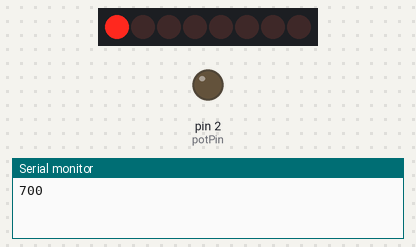
The sketch below on a simulated Arduino Uno, built with avr-gcc and run on an emulated ATmega328P. On the bench: 8 shift-register outputs drawn as a row of LEDs (first output left, lit = HIGH), output pins drawn as LEDs (lit = HIGH), the last lines printed to the serial monitor. Wiring (inferred from the names in the program): shift register (74HC595): data pin 10; shift clock pin 9; latch pin 8. Wiring (inferred from the signals the program sends): row of LEDs: on Q0, Q1, Q2, Q3, Q4, Q5, Q6, Q7. Pins used as bus, display or sensor lines are not drawn.

Above: at 0.15 s.
At 1.09 s:
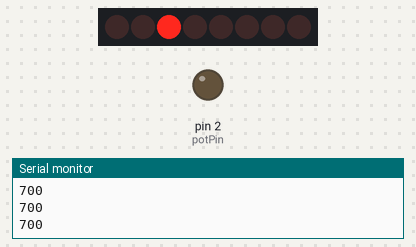
At 2.66 s:
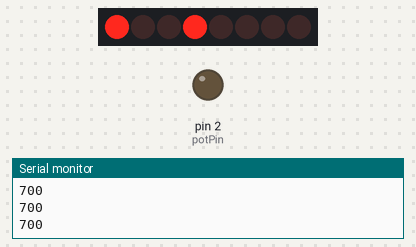
Timing chart, 0 to 3.0 s (numbered marks = the images above):
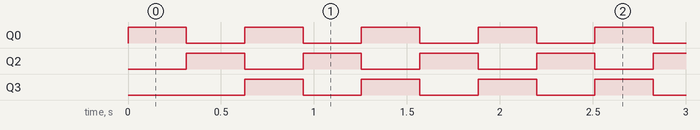

Measured:
- by itself, Q0, Q2, Q3: alternates HIGH for 0.31 s and LOW for 0.31 s

The sketch:

Shift_Register_RAW.ino
```cpp
/*
This sketch controls a 28BYJ-48 stepper motor via a shift register.

For details on usage, wiring, etc. see link below.
http://projectsfromtech.blogspot.com/2014/03/arduino-shift-register-stepper-motor.html

Last Edited: 3/1/2014
by Matthew https://projectsfromtech.blogspot.com

Thanks to DrLuke from http://bildr.org/2011/02/74hc595/
for Shift Register Control code
*/

int SER_Pin = 10;   //pin 14 on the 75HC595
int RCLK_Pin = 8;  //pin 12 on the 75HC595
int SRCLK_Pin = 9; //pin 11 on the 75HC595

//How many of the shift registers - change this
#define number_of_74hc595s 1

//do not touch
#define numOfRegisterPins number_of_74hc595s * 8

boolean registers[numOfRegisterPins];


//set all register pins to LOW
void clearRegisters(){
  for(int i = numOfRegisterPins - 1; i >=  0; i--){
     registers[i] = LOW;
  }
}


//Set and display registers
//Only call AFTER all values are set how you would like (slow otherwise)
void writeRegisters(){

  digitalWrite(RCLK_Pin, LOW);

  for(int i = numOfRegisterPins - 1; i >=  0; i--){
    digitalWrite(SRCLK_Pin, LOW);

    int val = registers[i];

    digitalWrite(SER_Pin, val);
    digitalWrite(SRCLK_Pin, HIGH);

  }
  digitalWrite(RCLK_Pin, HIGH);

}

//set an individual pin HIGH or LOW
void setRegisterPin(int index, int value){
  registers[index] = value;
}

////////////////////////////////////////////////////////////////////
//declare variables for the motor pins
int motorPin1 = 0;	// Blue   - 28BYJ48 pin 1
int motorPin2 = 1;	// Pink   - 28BYJ48 pin 2
int motorPin3 = 2;	// Yellow - 28BYJ48 pin 3
int motorPin4 = 3;	// Orange - 28BYJ48 pin 4
                        // Red    - 28BYJ48 pin 5 (VCC)

int motorSpeed = 0;     //variable to set stepper speed
const int potPin = 2; 	//potentiometer connected to A2
int potValue = 0; 	//variable to read A0 input


//////////////////////////////////////////////////////////////////////////////
void setup() {

  Serial.begin(9600);

  pinMode(SER_Pin, OUTPUT);
  pinMode(RCLK_Pin, OUTPUT);
  pinMode(SRCLK_Pin, OUTPUT);
pinMode(potPin, OUTPUT);

  //reset all register pins
  clearRegisters();
  writeRegisters();


}

//////////////////////////////////////////////////////////////////////////////
void loop(){

  potValue = 700;//analogRead(potPin);     // read the value of the potentiometer
  Serial.println(potValue);          // View full range from 0 - 1024 in Serial Monitor
  if (potValue < 535){               // if potentiometer reads 0 to 535 do this
    motorSpeed = (potValue/15 + 5);  //scale potValue to be useful for motor
    clockwise();                     //go to the ccw rotation function
  }
  else {                             //value of the potentiometer is 512 - 1024
    motorSpeed = ((1024-potValue)/15 + 5); //scale potValue for motor speed
    counterclockwise(); //go the the cw rotation function
  }


}

//////////////////////////////////////////////////////////////////////////////
//set pins to ULN2003 high in sequence from 1 to 4
//delay "motorSpeed" between each pin setting (to determine speed)

void counterclockwise (){
  // 1
  setRegisterPin(motorPin1, HIGH);
  setRegisterPin(motorPin2, LOW);
  setRegisterPin(motorPin3, LOW);
  setRegisterPin(motorPin4, LOW);
  writeRegisters();
  delay(motorSpeed);
  // 2
  setRegisterPin(motorPin1, HIGH);
  setRegisterPin(motorPin2, HIGH);
  setRegisterPin(motorPin3, LOW);
  setRegisterPin(motorPin4, LOW);
  writeRegisters();
  delay (motorSpeed);
  // 3
  setRegisterPin(motorPin1, LOW);
  setRegisterPin(motorPin2, HIGH);
  setRegisterPin(motorPin3, LOW);
  setRegisterPin(motorPin4, LOW);
  writeRegisters();
  delay(motorSpeed);
  // 4
  setRegisterPin(motorPin1, LOW);
  setRegisterPin(motorPin2, HIGH);
  setRegisterPin(motorPin3, HIGH);
  setRegisterPin(motorPin4, LOW);
  writeRegisters();
  delay(motorSpeed);
  // 5
  setRegisterPin(motorPin1, LOW);
  setRegisterPin(motorPin2, LOW);
  setRegisterPin(motorPin3, HIGH);
  setRegisterPin(motorPin4, LOW);
  writeRegisters();
  delay(motorSpeed);
  // 6
  setRegisterPin(motorPin1, LOW);
  setRegisterPin(motorPin2, LOW);
  setRegisterPin(motorPin3, HIGH);
  setRegisterPin(motorPin4, HIGH);
  writeRegisters();
  delay (motorSpeed);
  // 7
  setRegisterPin(motorPin1, LOW);
  setRegisterPin(motorPin2, LOW);
  setRegisterPin(motorPin3, LOW);
  setRegisterPin(motorPin4, HIGH);
  writeRegisters();
  delay(motorSpeed);
  // 8
  setRegisterPin(motorPin1, HIGH);
  setRegisterPin(motorPin2, LOW);
  setRegisterPin(motorPin3, LOW);
  setRegisterPin(motorPin4, HIGH);
  writeRegisters();
  delay(motorSpeed);
}

//////////////////////////////////////////////////////////////////////////////
//set pins to ULN2003 high in sequence from 4 to 1
//delay "motorSpeed" between each pin setting (to determine speed)

void clockwise(){
  // 1
  setRegisterPin(motorPin4, HIGH);
  setRegisterPin(motorPin3, LOW);
  setRegisterPin(motorPin2, LOW);
  setRegisterPin(motorPin1, LOW);
  writeRegisters();
  delay(motorSpeed);
  // 2
  setRegisterPin(motorPin4, HIGH);
  setRegisterPin(motorPin3, HIGH);
  setRegisterPin(motorPin2, LOW);
  setRegisterPin(motorPin1, LOW);
  writeRegisters();
  delay (motorSpeed);
  // 3
  setRegisterPin(motorPin4, LOW);
  setRegisterPin(motorPin3, HIGH);
  setRegisterPin(motorPin2, LOW);
  setRegisterPin(motorPin1, LOW);
  writeRegisters();
  delay(motorSpeed);
  // 4
  setRegisterPin(motorPin4, LOW);
  setRegisterPin(motorPin3, HIGH);
  setRegisterPin(motorPin2, HIGH);
  setRegisterPin(motorPin1, LOW);
  writeRegisters();
  delay(motorSpeed);
  // 5
  setRegisterPin(motorPin4, LOW);
  setRegisterPin(motorPin3, LOW);
  setRegisterPin(motorPin2, HIGH);
  setRegisterPin(motorPin1, LOW);
  writeRegisters();
  delay(motorSpeed);
  // 6
  setRegisterPin(motorPin4, LOW);
  setRegisterPin(motorPin3, LOW);
  setRegisterPin(motorPin2, HIGH);
  setRegisterPin(motorPin1, HIGH);
  writeRegisters();
  delay (motorSpeed);
  // 7
  setRegisterPin(motorPin4, LOW);
  setRegisterPin(motorPin3, LOW);
  setRegisterPin(motorPin2, LOW);
  setRegisterPin(motorPin1, HIGH);
  writeRegisters();
  delay(motorSpeed);
  // 8
  setRegisterPin(motorPin4, HIGH);
  setRegisterPin(motorPin3, LOW);
  setRegisterPin(motorPin2, LOW);
  setRegisterPin(motorPin1, HIGH);
  writeRegisters();
  delay(motorSpeed);
}
```
